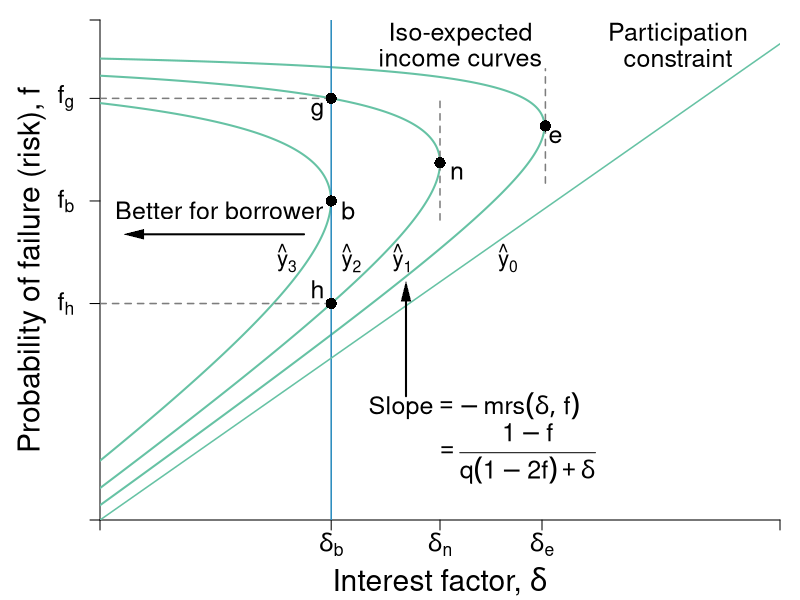

The R source for this figure:
#Graph Designer: Simon Halliday
#Authors: Bowles, Foley and Halliday
#Title: Coordination, Conflict and Competition: A Text in Microeconomics

library(shape)
pdf(file = "credit/non_contractual_brf_part_a.pdf", width = 8, height = 6)

#Set parameters for graphics
axislabelsize <- 1.8
labelsize <- 1.5
namesize <- 1.8
annotatesize <- 1.5
graphlinewidth <- 2
segmentlinewidth <- 1.5

COL <- c("#7fc97f", "#beaed4", "#fdc086", "#ffff99", "#386cb0", "#f0027f", "#bf5b17", "#666666")
COLA <- c("#e0f3db", "#99d8c9","#66c2a4","#41ae76", "#238b45", "#005824")
COLB <- c("#c6dbef", "#4eb3d3", "#2b8cbe", "#0868ac","#084081")
grays <- gray.colors(25, start = 1, end = 0, alpha = 1)

#Edited the margins to cater for the larger LHS labels
par(mar =  c(4, 5, 1, 1))

brfFn <- function(delta, mu = 1) {
  .5 + (delta / (2 * mu)) 
}

isoreturnFn <- function(delta, pi=0.125) {
  1 - (pi)/delta
}


yFn <- function(d1, f1, mu = 1){
  mu*f1*(1 - f1) - d1*(1 - f1)
}

ylow <- function(delta, mu = 1, ybar = 0.03){
  (-sqrt(delta^2 - 2*delta*mu + mu^2 - 4*mu*ybar) + delta + mu)/(2*mu)
}

yhigh <- function(delta, mu = 1, ybar = 0.03){
  (sqrt(delta^2 - 2*delta*mu + mu^2 - 4*mu*ybar) + delta + mu)/(2*mu)
}

xlims <- c(0, 1)
ylims <- c(0, 1.05)

npts <- 501 
d1 <- seq(xlims[1], xlims[2], length.out = npts)
f1 <- seq(ylims[1], ylims[2], length.out = npts) 
a <- c(0.03, 0.0625, 0.109)

plot(0, 0, xlim = xlims, ylim = ylims, type = "n",
     xlab = expression(paste("")),
     ylab = expression(paste("")), 
     xaxt = "n", 
     yaxt = "n", 
     cex.lab = axislabelsize, 
     bty = "n", 
     xaxs="i", 
     yaxs="i"
)


# ticksy <- seq(from = 0, to = ylims[2], by = 0.1)
# ylabels <- seq(from = 0, to = ylims[2], by = 0.1)
# ticksx <- seq(from = 0, to = xlims[2], by = 0.1)
# xlabels <- seq(from = 0, to = xlims[2], by = 0.1)
#ticksy <- c(ylims[1], 0.5, brfFn(delta = 0.34), brfFn(delta = 0.5), brfFn(delta = 0.65), yhigh(delta = 0.5), ylims[2])
#ticksy <- c(ylims[1], 0.5, brfFn(delta = 0.34), NA, brfFn(delta = 0.5), NA, NA, ylims[2])
ticksy <- c(ylims[1], NA, NA, ylow(delta = 0.34, ybar = 0.0625), brfFn(delta = 0.34), NA, yhigh(delta = 0.34, ybar = 0.0625), ylims[2])

ylabels <- c(NA, NA, NA, NA,NA,NA, NA, NA)
#ylabels <- c(NA, expression(paste(f == frac(1,2))), expression(paste(f^d)), expression(paste(f*(delta^L) )),  expression(paste(f*(delta^n) == frac(3,4))),expression(paste(f*(delta^H) )), expression(paste(f^e)), NA)
ticksx <- c(xlims[1], 0.34, 0.5, 0.65, xlims[2])
xlabels <- c(NA,  expression(paste(delta[b])), expression(paste(delta[n])), expression(paste(delta[e])), NA)

axis(1, at = ticksx, pos = 0, labels = xlabels, cex.axis = labelsize)
axis(2, at = ticksy, pos = 0, labels = ylabels, las = 1,cex.axis = labelsize)

#ylabels <- c(NA, expression(paste(f == frac(1,2))), expression(paste(f^d)), expression(paste(f*(delta^L) )),  expression(paste(f*(delta^n) == frac(3,4))),expression(paste(f*(delta^H) )), expression(paste(f^e)), NA)
#text(-0.08, 0.45, expression(paste(f == frac(1,2))), cex = labelsize, xpd =TRUE)

text(-0.05, ylow(delta = 0.34, ybar = 0.0625), expression(paste(f[h])), cex = labelsize, xpd =TRUE)
#text(-0.07, 0.665, expression(paste(f*(delta^L) )), cex = labelsize, xpd =TRUE)
#text(-0.105, 0.753, expression(paste(f*(delta^N) ==frac(3,4) )), cex = labelsize, xpd =TRUE)
#text(-0.07, 0.832, expression(paste(f*(delta^n))), cex = labelsize, xpd =TRUE)
#text(-0.07, 0.93, expression(paste(f*(delta^H) )), cex = labelsize, xpd =TRUE)
text(-0.05, brfFn(delta = 0.34), expression(paste(f[b])), cex = labelsize, xpd =TRUE)
text(-0.05, yhigh(delta = 0.34, ybar = 0.0625), expression(paste(f[g])), cex = labelsize, xpd =TRUE)
# y-labels with numeric values
# text(-0.0905, 0.48, expression(paste(frac(1,2) == f)), cex = labelsize, xpd =TRUE)
# text(-0.05, 0.58, expression(paste(0.57 == f^d)), cex = labelsize, xpd =TRUE)
# text(-0.07, 0.66, expression(paste(0.67 == f*(delta^L) )), cex = labelsize, xpd =TRUE)
# text(-0.105, 0.76, expression(paste(frac(3,4) == f*(delta^n))), cex = labelsize, xpd =TRUE)
# text(-0.07, 0.84, expression(paste(0.83 == f*(delta^n) )), cex = labelsize, xpd =TRUE)
# text(-0.07, 0.93, expression(paste(0.93 == f*(delta^H) )), cex = labelsize, xpd =TRUE)
# text(-0.05, 1.05, expression(paste(1.05f^e)), cex = labelsize, xpd =TRUE)


npts <- 503 
xx1 <- seq(xlims[1], xlims[2], length.out = npts)
xx2 <- seq(0, 1, length.out = npts)

#Draw the graphs
#lines(xx1, brfFn(xx1), col = COLA[4], lwd = graphlinewidth)

#Axis labels
mtext(expression(paste("Interest factor, ", delta)), side = 1, line = 3, cex = axislabelsize)
text(-0.1, 0.5*(ylims[2]), expression(paste("Probability of failure (risk), ", f)), xpd = TRUE, cex = axislabelsize, srt = 90) 

#Contour lines
contour(d1, f1,
        outer(d1, f1, yFn),
        drawlabels = FALSE,
        col = COLA[3],
        lwd = graphlinewidth,
        levels = a,
        xaxs="i",
        yaxs="i",
        add = TRUE)

segments(0.5, 0.63, 0.5, yhigh(delta = 0.5) - 0.05, lty = 2, col = grays[20] , lwd = segmentlinewidth)
segments(0, yhigh(delta = 0.34, ybar = 0.0625), 0.34, yhigh(delta = 0.34, ybar = 0.0625), lty = 2, col = grays[20] , lwd = segmentlinewidth)
segments(0, ylow(delta = 0.34, ybar = 0.0625), 0.34, ylow(delta = 0.34, ybar = 0.0625), lty = 2, col = grays[20] , lwd = segmentlinewidth)

segments(0.34, 0, 0.34, ylims[2], lty = 1, col = COLB[3], lwd = segmentlinewidth)
segments(0.655, brfFn(delta = 0.655) - 0.12, 0.655, brfFn(delta = 0.655) + 0.12, lty = 2, col = grays[20] , lwd = segmentlinewidth)

segments(0, 0, 1, 1, lty = 1, col = COLA[3] , lwd = segmentlinewidth)

# 
# segments(8, 0, 8,indiffA(x = 8)  , lty = 2, col = "gray" , lwd = segmentlinewidth)
# segments(0, indiffA(x = 8) , 8,indiffA(x = 8)  , lty = 2, col = "gray" , lwd = segmentlinewidth)

text(0.5+ 0.025, brfFn(delta = 0.5) - 0.02, expression(paste(n)), cex = labelsize)
points(0.5, brfFn(delta = 0.5), pch = 16, col = "black", cex = 1.5)
text(0.34+ 0.025, brfFn(delta = 0.34) - 0.02, expression(paste(b)), cex = labelsize)
points(0.34, brfFn(delta = 0.34), pch = 16, col = "black", cex = 1.5)
text(0.65 + 0.02, brfFn(delta = 0.65) - 0.02, expression(paste(e)), cex = labelsize)
points(0.655, brfFn(delta = 0.655), pch = 16, col = "black", cex = 1.5)

#Points g and h on the Nash iso-expected income
#but on the lower delta for delta[b]
text(0.34 - 0.02, ylow(delta = 0.34, ybar = 0.0625) + 0.03, expression(paste(h)), cex = labelsize)
points(0.34, ylow(delta = 0.34, ybar = 0.0625), pch = 16, col = "black", cex = 1.5)
text(0.34 - 0.02, yhigh(delta = 0.34, ybar = 0.0625) - 0.028, expression(paste(g)), cex = labelsize)
points(0.34, yhigh(delta = 0.34, ybar = 0.0625), pch = 16, col = "black", cex = 1.5)



text(0.53, 1.02, expression(paste("Iso-expected")), cex = labelsize)
text(0.53, 0.97, expression(paste("income curves")), cex = labelsize)
#text(0.3, 1.01, expression(paste(y[1] == y^L)), cex = labelsize)
#text(0.3, 0.88, expression(paste(y[2] == y^{NE})), cex = labelsize)
#text(0.2, 0.75, expression(paste(y[3] == y^H)), cex = labelsize)

text(0.6, 0.55, expression(paste(hat(y)[0])), cex = labelsize - 0.15)
text(0.445, 0.55, expression(paste(hat(y)[1])), cex = labelsize - 0.15)
text(0.37, 0.55, expression(paste(hat(y)[2])), cex = labelsize - 0.15)
text(0.275, 0.55, expression(paste(hat(y)[3])), cex = labelsize - 0.15)
text(0.55, 0.24, expression(paste("Slope", phantom() == -mrs(delta, f))), cex = labelsize)
text(0.61, 0.14, expression(paste(phantom() == frac(1 - f, q*(1 - 2*f) + delta))), cex = labelsize)
Arrows(0.45, 0.26, 0.45, 0.48, col = "black", lty = 1, lwd = 2, arr.type = "triangle", arr.lwd = 0.5)


#text(0.82, 0.6, expression(paste("More expected income")), cex = labelsize, xpd = TRUE)
text(0.175, 0.65, expression(paste("Better for borrower")), cex = labelsize,xpd = TRUE)
Arrows(0.3, 0.6, 0.05, 0.6, col = "black", lty = 1, lwd = 2, arr.type = "triangle", arr.lwd = 0.5)

text(0.85, 1.02, expression(paste("Participation")), cex = labelsize)
text(0.85, 0.97, expression(paste("constraint")), cex = labelsize)



#text(0.85, 0.68, expression(paste("A's Best Response")), cex = labelsize, xpd  = TRUE)
#text(0.85, 0.63, expression(paste("function")), cex = labelsize, xpd  = TRUE)
#text(0.86, 0.55, expression(paste("Slope ", phantom() == frac(1, 2*q))), cex = labelsize, xpd  = TRUE)
#Arrows(0.85, 0.73, 0.85, 0.89, col = "black", lty = 1, lwd = 2, arr.type = "triangle", arr.lwd = 0.5)

dev.off()
